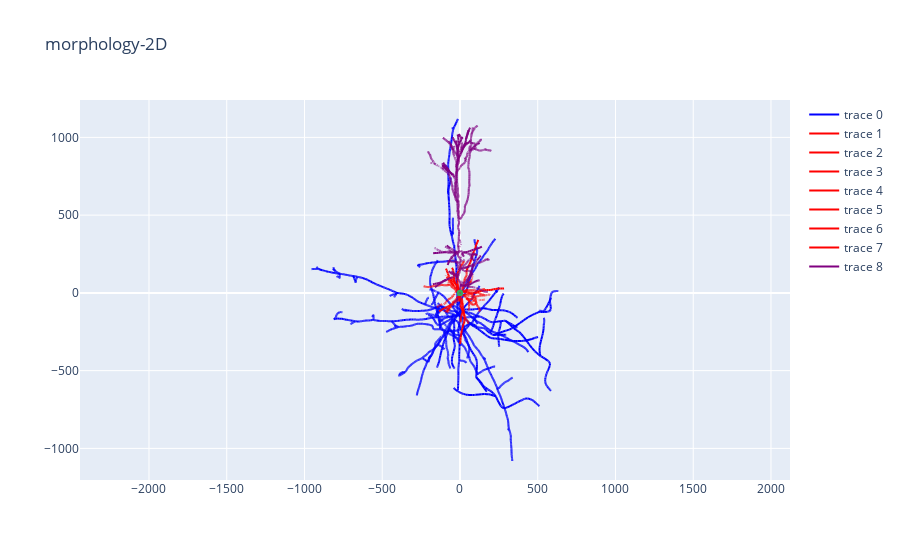

The code cell stored with this chart in its notebook:
### Code cell
SAVE = True

if SAVE:
    morph_paths = get_exc_morph_paths(simulation_params["circuit"])
    cell = nm.load_morphology(morph_paths[0][0])
    cell.write("assets/morph_cell_3754013.h5")
else:
    cell = nm.load_morphology("assets/morph_cell_3754013.h5")
fig, ax = plotly_impl.plot_morph(cell, plane="xy", inline=True)

### Figure 1 — Plotly figure (JSON) as saved in the notebook; plotly's stock layout.template omitted (floating-point values rounded to 4 significant figures; data arrays with more than 128 entries replaced by an {"elided": "..."} marker saying what was removed)
{"data": [{"line": {"color": "blue", "width": 2}, "mode": "lines", "type": "scatter", "x": {"elided": "16383 float values"}, "y": {"elided": "16383 float values"}}, {"line": {"color": "red", "width": 2}, "mode": "lines", "type": "scatter", "x": {"elided": "885 float values"}, "y": {"elided": "885 float values"}}, {"line": {"color": "red", "width": 2}, "mode": "lines", "type": "scatter", "x": {"elided": "792 float values"}, "y": {"elided": "792 float values"}}, {"line": {"color": "red", "width": 2}, "mode": "lines", "type": "scatter", "x": {"elided": "1563 float values"}, "y": {"elided": "1563 float values"}}, {"line": {"color": "red", "width": 2}, "mode": "lines", "type": "scatter", "x": {"elided": "1494 float values"}, "y": {"elided": "1494 float values"}}, {"line": {"color": "red", "width": 2}, "mode": "lines", "type": "scatter", "x": {"elided": "1338 float values"}, "y": {"elided": "1338 float values"}}, {"line": {"color": "red", "width": 2}, "mode": "lines", "type": "scatter", "x": {"elided": "174 float values"}, "y": {"elided": "174 float values"}}, {"line": {"color": "red", "width": 2}, "mode": "lines", "type": "scatter", "x": {"elided": "981 float values"}, "y": {"elided": "981 float values"}}, {"line": {"color": "purple", "width": 2}, "mode": "lines", "type": "scatter", "x": {"elided": "12606 float values"}, "y": {"elided": "12606 float values"}}], "layout": {"autosize": true, "scene": {"aspectmode": "data", "camera": {"eye": {"x": -1.743, "y": 1.071, "z": 0.71}, "up": {"x": 0, "y": 0, "z": 1}}, "xaxis": {"backgroundcolor": "rgb(230, 230,230)", "gridcolor": "rgb(255, 255, 255)", "showbackground": true, "zerolinecolor": "rgb(255, 255, 255)"}, "yaxis": {"backgroundcolor": "rgb(230, 230,230)", "gridcolor": "rgb(255, 255, 255)", "showbackground": true, "zerolinecolor": "rgb(255, 255, 255)"}, "zaxis": {"backgroundcolor": "rgb(230, 230,230)", "gridcolor": "rgb(255, 255, 255)", "showbackground": true, "zerolinecolor": "rgb(255, 255, 255)"}}, "shapes": [{"fillcolor": "rgba(50, 171, 96, 0.7)", "line": {"color": "rgba(50, 171, 96, 1)"}, "type": "circle", "x0": -13.96, "x1": 13.96, "xref": "x", "y0": -13.96, "y1": 13.96, "yref": "y"}], "title": {"text": "morphology-2D"}, "yaxis": {"scaleanchor": "x"}}}
